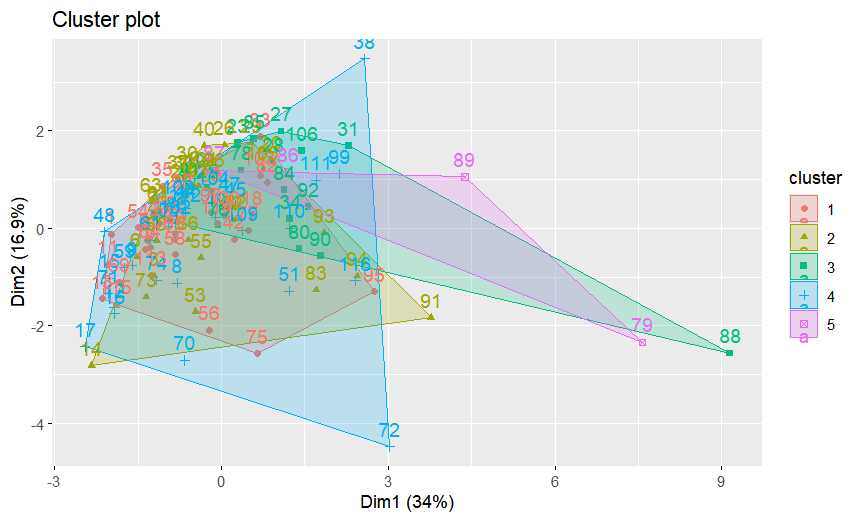

This chart was generated by the following R code:
# Load the required libraries
library(cluster)
library(factoextra)  # For visualization purposes

# Read the dataset
data <- read.csv("C:/Users/thanm/OneDrive/Desktop/data.csv.csv")

# Assuming your dataset has columns for features and a column for labels
# You may need to adjust the column names accordingly
features <- data[, -ncol(data)]  # Exclude the label column
labels <- data[, ncol(data)]  # Assuming the label column is the last one

# Convert features to matrix
features_matrix <- as.matrix(features)

# Perform CLARA clustering
k <- 5  # Number of clusters, you can adjust this
clara_result <- clara(features_matrix, k = k)

# Plot the clustering result
fviz_cluster(clara_result, data = features_matrix)
